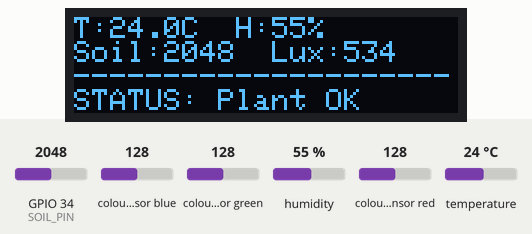
Simulated run of this sketch. Board: ESP32. Parts: 128×32 one-colour display. Inputs (shaded band) come from the test bench; at power-on: colour sensor blue 128, temperature 24 °C, GPIO 34 (SOIL_PIN) = 2048, colour sensor green 128, humidity 55 %, colour sensor red 128 (analog values on the 0–4095 scale). What the sketch prints to the serial monitor is not drawn.

Above: at 2.2 s.
2.3 s: colour sensor blue set to 5
At 4.0 s:
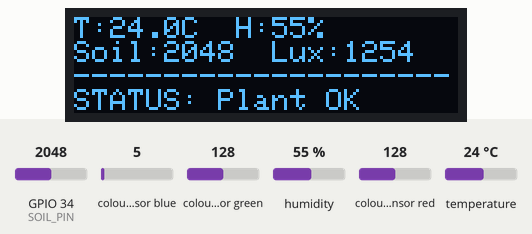
5.1 s: temperature set to 16 °C
At 6.3 s:
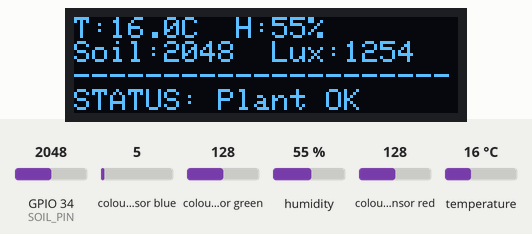
7.9 s: temperature set to 13 °C
At 10.6 s:
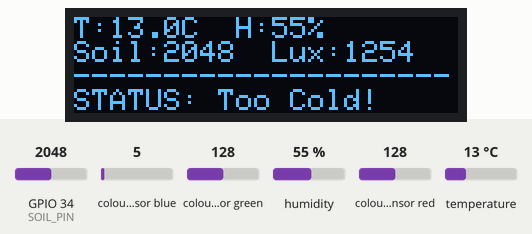
10.9 s: GPIO 34 (SOIL_PIN) set to 2540
At 12.0 s:
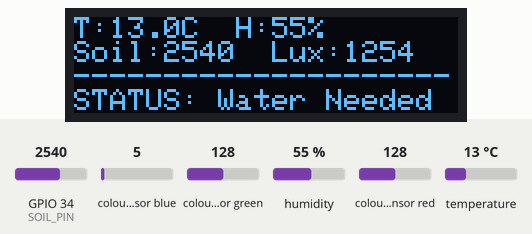
13.7 s: colour sensor green set to 5
At 16.6 s:
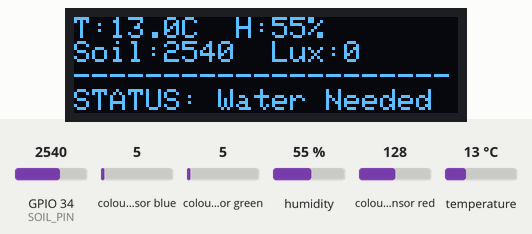
17.2 s: GPIO 34 (SOIL_PIN) set to 2456
At 19.0 s:
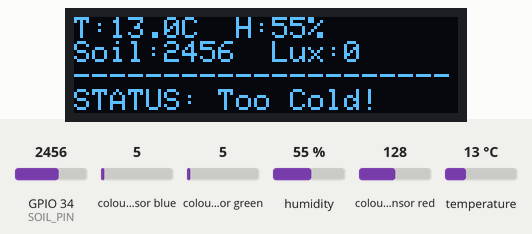
Timing chart, 0 to 20.5 s (numbered marks = the images above; inputs shaded):
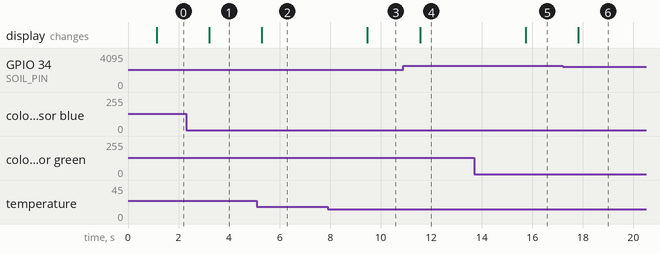

The sketch:

all_sensors_test.ino
```cpp
#include <Wire.h>
#include <Adafruit_GFX.h>
#include <Adafruit_SSD1306.h>
#include <Adafruit_TCS34725.h>
#include <DHT.h>

// --- Configuration & Pin Definitions ---
#define SCREEN_WIDTH 128
#define SCREEN_HEIGHT 32
#define OLED_ADDR    0x3C

#define SOIL_PIN     34
#define DHTPIN       4
#define DHTTYPE      DHT11

#define I2C_SDA      21
#define I2C_SCL      22

// --- Thresholds for Plant Status ---
const int SOIL_DRY_THRESHOLD = 2500;
const float TEMP_COLD_THRESHOLD = 15.0;

// --- Object Initialization ---
Adafruit_SSD1306 display(SCREEN_WIDTH, SCREEN_HEIGHT, &Wire, -1);
Adafruit_TCS34725 tcs = Adafruit_TCS34725(TCS34725_INTEGRATIONTIME_50MS, TCS34725_GAIN_4X);
DHT dht(DHTPIN, DHTTYPE);

void setup() {
  // Initialize Serial for debugging at 115200 baud
  Serial.begin(115200);

  // Initialize I2C bus for the Lolin32
  Wire.begin(I2C_SDA, I2C_SCL);

  // Initialize OLED Display
  if(!display.begin(SSD1306_SWITCHCAPVCC, OLED_ADDR)) {
    Serial.println(F("OLED initialization failed"));
    for(;;);
  }

  // Initialize Sensors
  tcs.begin();
  dht.begin();

  // Configure ESP32 ADC resolution to 12-bit (0-4095 range)
  analogReadResolution(12);

  // Initial Screen Setup
  display.clearDisplay();
  display.setTextSize(1);
  display.setTextColor(SSD1306_WHITE);
  display.setCursor(0,0);
  display.println(F("RootNet Initialized"));
  display.display();
  delay(1000);
}

void loop() {
  // 1. Read Light Intensity (I2C)
  uint16_t r, g, b, c;
  tcs.getRawData(&r, &g, &b, &c);
  uint16_t lux = tcs.calculateLux(r, g, b);

  // 2. Read Soil Moisture (Analog)
  int soil_value = analogRead(SOIL_PIN);

  // 3. Read Climate Data (Digital 1-wire)
  float temp = dht.readTemperature();
  float hum = dht.readHumidity();

  // Handle DHT reading errors
  if (isnan(temp) || isnan(hum)) {
    temp = 0.0;
    hum = 0.0;
  }

  // 4. Print Data to Serial Monitor
  Serial.print(F("Temp: ")); Serial.print(temp);
  Serial.print(F("C | Hum: ")); Serial.print(hum);
  Serial.print(F("% | Soil: ")); Serial.print(soil_value);
  Serial.print(F(" | Lux: ")); Serial.println(lux);

  // 5. Update OLED Display
  display.clearDisplay();
  display.setCursor(0, 0);

  // Line 1: Climate data
  display.printf("T:%.1fC  H:%.0f%%\n", temp, hum);

  // Line 2: Soil and Light values
  display.printf("Soil:%d  Lux:%d\n", soil_value, lux);

  // Line 3: Decision Logic based on thresholds
  display.println(F("---------------------"));
  if (soil_value > SOIL_DRY_THRESHOLD) {
    display.print(F("STATUS: Water Needed"));
  } else if (temp < TEMP_COLD_THRESHOLD) {
    display.print(F("STATUS: Too Cold!"));
  } else {
    display.print(F("STATUS: Plant OK"));
  }

  // Push buffer to the physical screen
  display.display();

  // Wait 2 seconds before the next update
  delay(2000);
}
```

Measured:
- the behaviour switches between 15 and 14 °C on temperature (found by bisection; images 2 and 3)
- the behaviour switches between 2501 and 2500 on GPIO 34 (SOIL_PIN) (found by bisection; images 5 and 6)
- after the input at 2.3 s, the display: changes after 0.92 s (image 1)
- after the input at 5.1 s, the display: changes after 0.20 s (image 2)
- after the input at 7.9 s, the display: changes after 1.6 s (image 3)
- after the input at 10.9 s, the display: changes after 0.66 s (image 4)
- after the input at 13.7 s, the display: changes after 2.0 s (image 5)
- after the input at 17.2 s, the display: changes after 0.62 s (image 6)
